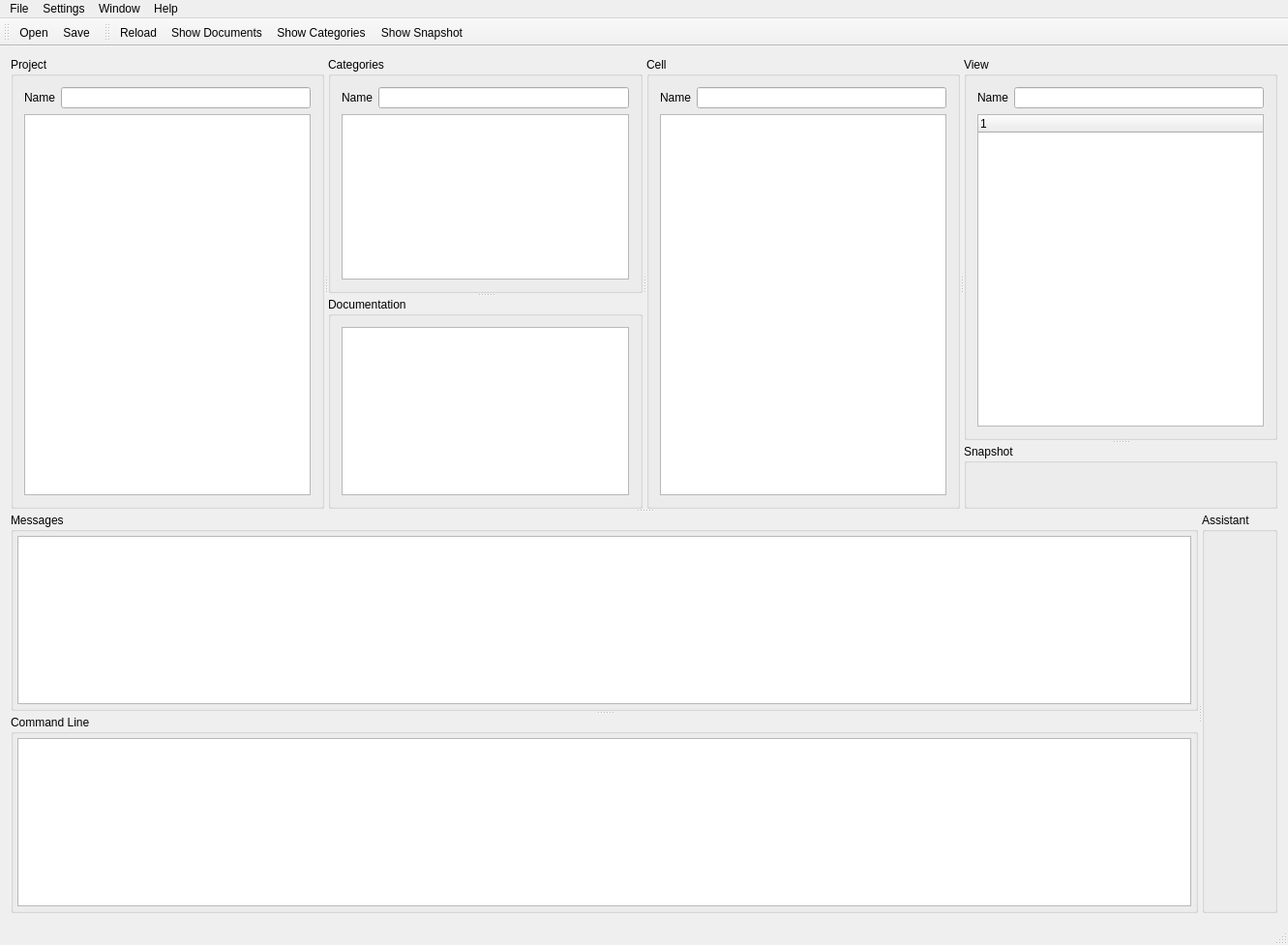
<?xml version="1.0" encoding="UTF-8"?>
<ui version="4.0">
 <class>MainWindow</class>
 <widget class="QMainWindow" name="MainWindow">
  <property name="geometry">
   <rect>
    <x>0</x>
    <y>0</y>
    <width>1331</width>
    <height>977</height>
   </rect>
  </property>
  <property name="windowTitle">
   <string>MainWindow</string>
  </property>
  <widget class="QWidget" name="centralWidget">
   <layout class="QHBoxLayout" name="horizontalLayout_11">
    <item>
     <widget class="QSplitter" name="splitter_3">
      <property name="orientation">
       <enum>Qt::Vertical</enum>
      </property>
      <widget class="QSplitter" name="splitter_2">
       <property name="orientation">
        <enum>Qt::Horizontal</enum>
       </property>
       <widget class="QGroupBox" name="groupBox">
        <property name="title">
         <string>Project</string>
        </property>
        <layout class="QHBoxLayout" name="horizontalLayout_4">
         <item>
          <layout class="QVBoxLayout" name="verticalLayout_3">
           <item>
            <layout class="QHBoxLayout" name="horizontalLayout">
             <item>
              <widget class="QLabel" name="label">
               <property name="text">
                <string>Name</string>
               </property>
              </widget>
             </item>
             <item>
              <widget class="QLineEdit" name="txtLibSearch"/>
             </item>
            </layout>
           </item>
           <item>
            <widget class="QTreeWidget" name="treeLibs">
             <property name="selectionMode">
              <enum>QAbstractItemView::ExtendedSelection</enum>
             </property>
             <attribute name="headerVisible">
              <bool>false</bool>
             </attribute>
             <column>
              <property name="text">
               <string notr="true">1</string>
              </property>
             </column>
            </widget>
           </item>
          </layout>
         </item>
        </layout>
       </widget>
       <widget class="QSplitter" name="splitter">
        <property name="orientation">
         <enum>Qt::Vertical</enum>
        </property>
        <widget class="QGroupBox" name="groupCats">
         <property name="title">
          <string>Categories</string>
         </property>
         <layout class="QHBoxLayout" name="horizontalLayout_8">
          <item>
           <layout class="QVBoxLayout" name="verticalLayout_4">
            <item>
             <layout class="QHBoxLayout" name="horizontalLayout_9">
              <item>
               <widget class="QLabel" name="label_4">
                <property name="text">
                 <string>Name</string>
                </property>
               </widget>
              </item>
              <item>
               <widget class="QLineEdit" name="txtCatSearch"/>
              </item>
             </layout>
            </item>
            <item>
             <widget class="QTreeWidget" name="listCategories">
              <property name="selectionMode">
               <enum>QAbstractItemView::ExtendedSelection</enum>
              </property>
              <attribute name="headerVisible">
               <bool>false</bool>
              </attribute>
              <column>
               <property name="text">
                <string notr="true">1</string>
               </property>
              </column>
             </widget>
            </item>
           </layout>
          </item>
         </layout>
        </widget>
        <widget class="QGroupBox" name="groupDocs">
         <property name="title">
          <string>Documentation</string>
         </property>
         <layout class="QHBoxLayout" name="horizontalLayout_10">
          <item>
           <layout class="QVBoxLayout" name="verticalLayout_5">
            <item>
             <widget class="QTreeWidget" name="listDocumentation">
              <property name="selectionMode">
               <enum>QAbstractItemView::ExtendedSelection</enum>
              </property>
              <attribute name="headerVisible">
               <bool>false</bool>
              </attribute>
              <column>
               <property name="text">
                <string notr="true">1</string>
               </property>
              </column>
             </widget>
            </item>
           </layout>
          </item>
         </layout>
        </widget>
       </widget>
       <widget class="QGroupBox" name="groupBox_2">
        <property name="title">
         <string>Cell</string>
        </property>
        <layout class="QHBoxLayout" name="horizontalLayout_5">
         <item>
          <layout class="QVBoxLayout" name="verticalLayout_2">
           <item>
            <layout class="QHBoxLayout" name="horizontalLayout_2">
             <item>
              <widget class="QLabel" name="label_2">
               <property name="text">
                <string>Name</string>
               </property>
              </widget>
             </item>
             <item>
              <widget class="QLineEdit" name="txtCellSearch"/>
             </item>
            </layout>
           </item>
           <item>
            <widget class="QListWidget" name="listGroups">
             <property name="selectionMode">
              <enum>QAbstractItemView::ExtendedSelection</enum>
             </property>
            </widget>
           </item>
          </layout>
         </item>
        </layout>
       </widget>
       <widget class="QSplitter" name="splitterView">
        <property name="orientation">
         <enum>Qt::Vertical</enum>
        </property>
        <property name="childrenCollapsible">
         <bool>true</bool>
        </property>
        <widget class="QGroupBox" name="groupBox_3">
        <property name="title">
         <string>View</string>
        </property>
        <layout class="QHBoxLayout" name="horizontalLayout_6">
         <item>
          <layout class="QVBoxLayout" name="verticalLayout">
           <item>
            <layout class="QHBoxLayout" name="horizontalLayout_3">
             <item>
              <widget class="QLabel" name="label_3">
               <property name="text">
                <string>Name</string>
               </property>
              </widget>
             </item>
             <item>
              <widget class="QLineEdit" name="txtViewSearch"/>
             </item>
            </layout>
           </item>
           <item>
            <widget class="QTreeWidget" name="listViews">
             <property name="selectionMode">
              <enum>QAbstractItemView::ExtendedSelection</enum>
             </property>
             <column>
              <property name="text">
               <string notr="true">1</string>
              </property>
             </column>
            </widget>
           </item>
          </layout>
         </item>
        </layout>
       </widget>
       <widget class="QGroupBox" name="groupSnapshot">
        <property name="title">
         <string>Snapshot</string>
        </property>
        <layout class="QVBoxLayout" name="snapshotLayout">
         <item>
          <widget class="QWidget" name="snapshotHost"/>
         </item>
        </layout>
       </widget>
       </widget>
      </widget>
      <widget class="QSplitter" name="splitterBottom">
       <property name="orientation">
        <enum>Qt::Horizontal</enum>
       </property>
       <widget class="QSplitter" name="splitterMessages">
        <property name="orientation">
         <enum>Qt::Vertical</enum>
        </property>
        <widget class="QGroupBox" name="groupMessages">
         <property name="title">
          <string>Messages</string>
         </property>
         <layout class="QVBoxLayout" name="messagesLayout">
          <property name="spacing">
           <number>2</number>
          </property>
          <property name="leftMargin">
           <number>4</number>
          </property>
          <property name="topMargin">
           <number>4</number>
          </property>
          <property name="rightMargin">
           <number>4</number>
          </property>
          <property name="bottomMargin">
           <number>4</number>
          </property>
          <item>
           <widget class="QTextEdit" name="textMessages"/>
          </item>
         </layout>
        </widget>
        <widget class="QGroupBox" name="groupCommandLine">
         <property name="title">
          <string>Command Line</string>
         </property>
         <layout class="QVBoxLayout" name="commandLineLayout">
          <property name="spacing">
           <number>2</number>
          </property>
          <property name="leftMargin">
           <number>4</number>
          </property>
          <property name="topMargin">
           <number>4</number>
          </property>
          <property name="rightMargin">
           <number>4</number>
          </property>
          <property name="bottomMargin">
           <number>4</number>
          </property>
          <item>
           <widget class="QPlainTextEdit" name="editPythonCommand">
            <property name="maximumHeight">
             <number>120</number>
            </property>
            <property name="tabChangesFocus">
             <bool>false</bool>
            </property>
            <property name="lineWrapMode">
             <enum>QPlainTextEdit::NoWrap</enum>
            </property>
           </widget>
          </item>
         </layout>
        </widget>
       </widget>
       <widget class="QGroupBox" name="groupAssistant">
        <property name="title">
         <string>Assistant</string>
        </property>
        <layout class="QVBoxLayout" name="assistantLayout">
         <property name="spacing">
          <number>0</number>
         </property>
         <property name="leftMargin">
          <number>0</number>
         </property>
         <property name="topMargin">
          <number>0</number>
         </property>
         <property name="rightMargin">
          <number>0</number>
         </property>
         <property name="bottomMargin">
          <number>0</number>
         </property>
         <item>
          <widget class="QWidget" name="assistantHost"/>
         </item>
        </layout>
       </widget>
      </widget>
     </widget>
    </item>
   </layout>
  </widget>
  <widget class="QMenuBar" name="menuBar">
   <property name="geometry">
    <rect>
     <x>0</x>
     <y>0</y>
     <width>1331</width>
     <height>25</height>
    </rect>
   </property>
   <widget class="QMenu" name="menuFile">
    <property name="title">
     <string>File</string>
    </property>
    <widget class="QMenu" name="menuNew">
     <property name="title">
      <string>New</string>
     </property>
     <addaction name="actionSession"/>
     <addaction name="separator"/>
     <addaction name="actionProject"/>
     <addaction name="actionGroup"/>
     <addaction name="actionUnion"/>
    </widget>
    <widget class="QMenu" name="menuRecent_Projects">
     <property name="title">
      <string>Recent Projects</string>
     </property>
     <addaction name="separator"/>
     <addaction name="actionRecent1"/>
     <addaction name="actionRecent2"/>
     <addaction name="actionRecent3"/>
     <addaction name="actionRecent4"/>
     <addaction name="actionRecent5"/>
    </widget>
    <addaction name="menuNew"/>
    <addaction name="actionOpen"/>
    <addaction name="actionSave"/>
    <addaction name="actionSave_As"/>
    <addaction name="actionEditProject"/>
    <addaction name="actionImport"/>
    <addaction name="actionExport"/>
    <addaction name="separator"/>
    <addaction name="menuRecent_Projects"/>
    <addaction name="actionOpenMostRecent"/>
    <addaction name="actionClear_Recent_File_Stack"/>
    <addaction name="separator"/>
    <addaction name="actionExit"/>
   </widget>
   <widget class="QMenu" name="menuEdit">
    <property name="title">
     <string>Settings</string>
    </property>
    <addaction name="actionProjects"/>
    <addaction name="actionTools"/>
    <addaction name="separator"/>
    <addaction name="actionKeyBindings"/>
   </widget>
   <widget class="QMenu" name="menuWindow">
    <property name="title">
     <string>Window</string>
    </property>
    <addaction name="actionShow_Messages"/>
    <addaction name="actionShow_Command_Line"/>
    <addaction name="actionShow_Assistant"/>
    <addaction name="separator"/>
    <addaction name="actionShow_Documents"/>
    <addaction name="actionShow_Categories"/>
    <addaction name="actionShow_Snapshot"/>
   </widget>
   <widget class="QMenu" name="menuHelp">
    <property name="title">
     <string>Help</string>
    </property>
    <addaction name="actionCheckForUpdates"/>
    <addaction name="actionAbout"/>
   </widget>
   <addaction name="menuFile"/>
   <addaction name="menuEdit"/>
   <addaction name="menuWindow"/>
   <addaction name="menuHelp"/>
  </widget>
  <widget class="QToolBar" name="mainToolBar">
   <attribute name="toolBarArea">
    <enum>TopToolBarArea</enum>
   </attribute>
   <attribute name="toolBarBreak">
    <bool>false</bool>
   </attribute>
   <addaction name="actionOpen"/>
   <addaction name="actionSave"/>
  </widget>
  <widget class="QStatusBar" name="statusBar"/>
  <widget class="QToolBar" name="toolBar">
   <property name="windowTitle">
    <string>toolBar</string>
   </property>
   <attribute name="toolBarArea">
    <enum>TopToolBarArea</enum>
   </attribute>
   <attribute name="toolBarBreak">
    <bool>false</bool>
   </attribute>
   <addaction name="actionReload"/>
   <addaction name="actionShow_Documents"/>
   <addaction name="actionShow_Categories"/>
   <addaction name="actionShow_Snapshot"/>
  </widget>
  <action name="actionProject">
   <property name="text">
    <string>Project...</string>
   </property>
  </action>
  <action name="actionGroup">
   <property name="text">
    <string>Cell...</string>
   </property>
  </action>
  <action name="actionUnion">
   <property name="text">
    <string>View...</string>
   </property>
  </action>
  <action name="actionExit">
   <property name="icon">
    <iconset resource="../icons.qrc">
     <normaloff>:/exit</normaloff>:/exit</iconset>
   </property>
   <property name="text">
    <string>Exit</string>
   </property>
   <property name="shortcut">
    <string>Ctrl+Q</string>
   </property>
  </action>
  <action name="actionCheckForUpdates">
   <property name="text">
    <string>Check for updates...</string>
   </property>
  </action>
  <action name="actionAbout">
   <property name="text">
    <string>About</string>
   </property>
  </action>
  <action name="actionProjects">
   <property name="text">
    <string>Projects</string>
   </property>
  </action>
  <action name="actionTools">
   <property name="text">
    <string>Tools</string>
   </property>
  </action>
  <action name="actionKeyBindings">
   <property name="text">
    <string>Key Bindings...</string>
   </property>
  </action>
  <action name="actionOpenMostRecent">
   <property name="text">
    <string>Open Most Recent Project</string>
   </property>
   <property name="toolTip">
    <string>Open the most recently used project file</string>
   </property>
   <property name="shortcut">
    <string>Ctrl+R</string>
   </property>
  </action>
  <action name="actionRecent1">
   <property name="text">
    <string>actionRecent1</string>
   </property>
  </action>
  <action name="actionRecent2">
   <property name="text">
    <string>actionRecent2</string>
   </property>
  </action>
  <action name="actionRecent3">
   <property name="text">
    <string>actionRecent3</string>
   </property>
  </action>
  <action name="actionRecent4">
   <property name="text">
    <string>actionRecent4</string>
   </property>
  </action>
  <action name="actionRecent5">
   <property name="text">
    <string>actionRecent5</string>
   </property>
  </action>
  <action name="actionOpen">
   <property name="icon">
    <iconset resource="../icons.qrc">
     <normaloff>:/open</normaloff>:/open</iconset>
   </property>
   <property name="text">
    <string>Open...</string>
   </property>
   <property name="shortcut">
    <string>Ctrl+O</string>
   </property>
  </action>
  <action name="actionSave">
   <property name="icon">
    <iconset resource="../icons.qrc">
     <normaloff>:/save</normaloff>:/save</iconset>
   </property>
   <property name="text">
    <string>Save</string>
   </property>
   <property name="shortcut">
    <string>Ctrl+S</string>
   </property>
  </action>
  <action name="actionSave_As">
   <property name="text">
    <string>Save As...</string>
   </property>
  </action>
  <action name="actionEditProject">
   <property name="text">
    <string>Project Editor...</string>
   </property>
   <property name="shortcut">
    <string>Ctrl+E</string>
   </property>
  </action>
  <action name="actionImport">
   <property name="text">
    <string>Import...</string>
   </property>
  </action>
  <action name="actionExport">
   <property name="text">
    <string>Export...</string>
   </property>
  </action>
  <action name="actionShow_Messages">
   <property name="checkable">
    <bool>true</bool>
   </property>
   <property name="checked">
    <bool>true</bool>
   </property>
   <property name="text">
    <string>Messages</string>
   </property>
   <property name="toolTip">
    <string>Show or hide the Messages log</string>
   </property>
  </action>
  <action name="actionShow_Command_Line">
   <property name="checkable">
    <bool>true</bool>
   </property>
   <property name="checked">
    <bool>true</bool>
   </property>
   <property name="text">
    <string>Command Line</string>
   </property>
   <property name="toolTip">
    <string>Show or hide the Python command line</string>
   </property>
  </action>
  <action name="actionShow_Assistant">
   <property name="checkable">
    <bool>true</bool>
   </property>
   <property name="checked">
    <bool>true</bool>
   </property>
   <property name="text">
    <string>Assistant</string>
   </property>
   <property name="toolTip">
    <string>Show or hide the Assistant chat</string>
   </property>
  </action>
  <action name="actionShow_Documents">
   <property name="checkable">
    <bool>true</bool>
   </property>
   <property name="icon">
    <iconset resource="../icons.qrc">
     <normaloff>:/documents</normaloff>:/documents</iconset>
   </property>
   <property name="text">
    <string>Show Documents</string>
   </property>
  </action>
  <action name="actionShow_Categories">
   <property name="checkable">
    <bool>true</bool>
   </property>
   <property name="icon">
    <iconset resource="../icons.qrc">
     <normaloff>:/categories</normaloff>:/categories</iconset>
   </property>
   <property name="text">
    <string>Show Categories</string>
   </property>
  </action>
  <action name="actionShow_Snapshot">
   <property name="checkable">
    <bool>true</bool>
   </property>
   <property name="icon">
    <iconset resource="../icons.qrc">
     <normaloff>:/icons/show_snapshot.svg</normaloff>:/icons/show_snapshot.svg</iconset>
   </property>
   <property name="text">
    <string>Show Snapshot</string>
   </property>
   <property name="toolTip">
    <string>Show or hide the schematic, symbol, and layout snapshot</string>
   </property>
  </action>
  <action name="actionCategory">
   <property name="text">
    <string>Category</string>
   </property>
  </action>
  <action name="actionSession">
   <property name="text">
    <string>Session...</string>
   </property>
  </action>
  <action name="actionClear_Recent_File_Stack">
   <property name="text">
    <string>Clear Recent File Stack</string>
   </property>
  </action>
  <action name="actionReload">
   <property name="icon">
    <iconset resource="../icons.qrc">
     <normaloff>:/reload</normaloff>:/reload</iconset>
   </property>
   <property name="text">
    <string>Reload</string>
   </property>
   <property name="shortcut">
    <string>F5</string>
   </property>
   <property name="menuRole">
    <enum>QAction::NoRole</enum>
   </property>
  </action>
 </widget>
 <layoutdefault spacing="6" margin="11"/>
 <resources>
  <include location="../icons.qrc"/>
 </resources>
 <connections/>
</ui>
